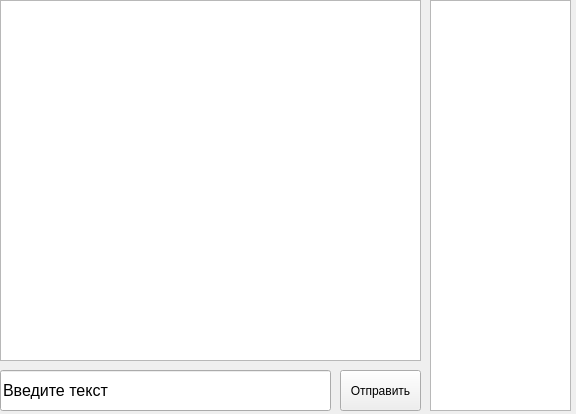
<?xml version="1.0" encoding="UTF-8"?>
<ui version="4.0">
 <class>Dialog</class>
 <widget class="QMainWindow" name="Dialog">
  <property name="geometry">
   <rect>
    <x>0</x>
    <y>0</y>
    <width>576</width>
    <height>414</height>
   </rect>
  </property>
  <property name="windowTitle">
   <string>MainWindow</string>
  </property>
  <widget class="QWidget" name="centralwidget">
   <widget class="QLineEdit" name="messageEdit">
    <property name="geometry">
     <rect>
      <x>0</x>
      <y>370</y>
      <width>331</width>
      <height>41</height>
     </rect>
    </property>
    <property name="font">
     <font>
      <pointsize>12</pointsize>
     </font>
    </property>
    <property name="inputMask">
     <string/>
    </property>
    <property name="text">
     <string>Введите текст</string>
    </property>
    <property name="cursorPosition">
     <number>13</number>
    </property>
   </widget>
   <widget class="QPushButton" name="sendButton">
    <property name="geometry">
     <rect>
      <x>340</x>
      <y>370</y>
      <width>81</width>
      <height>41</height>
     </rect>
    </property>
    <property name="text">
     <string>Отправить</string>
    </property>
   </widget>
   <widget class="QTextBrowser" name="onlineUser">
    <property name="geometry">
     <rect>
      <x>430</x>
      <y>0</y>
      <width>141</width>
      <height>411</height>
     </rect>
    </property>
   </widget>
   <widget class="QTextBrowser" name="messageHistory">
    <property name="geometry">
     <rect>
      <x>0</x>
      <y>0</y>
      <width>421</width>
      <height>361</height>
     </rect>
    </property>
   </widget>
  </widget>
 </widget>
 <resources/>
 <connections/>
</ui>
